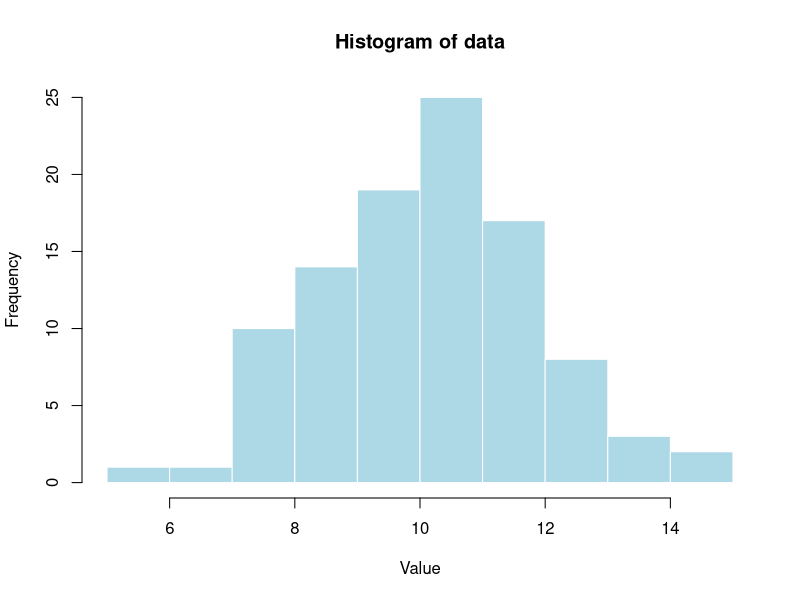
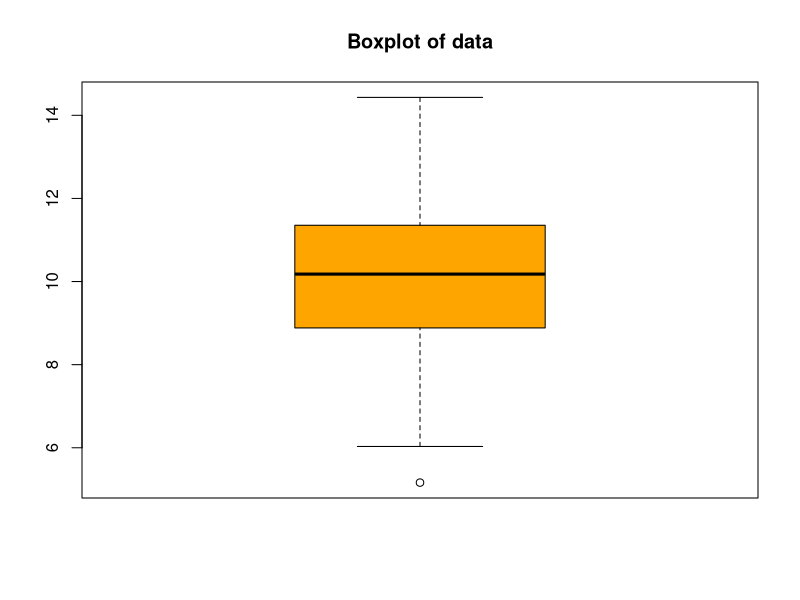
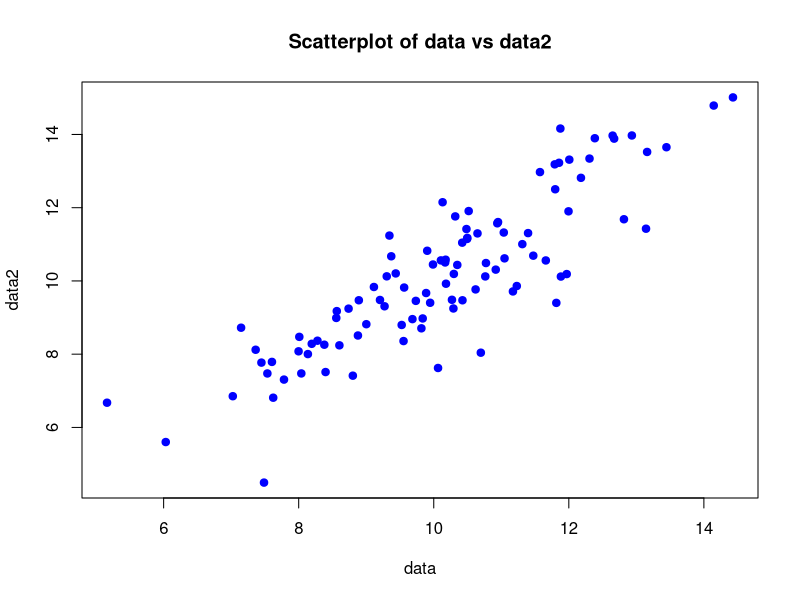
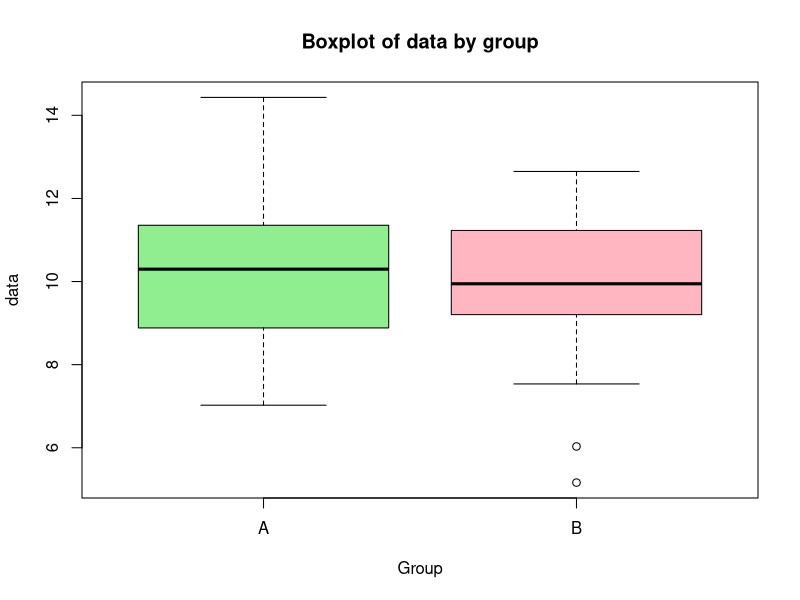
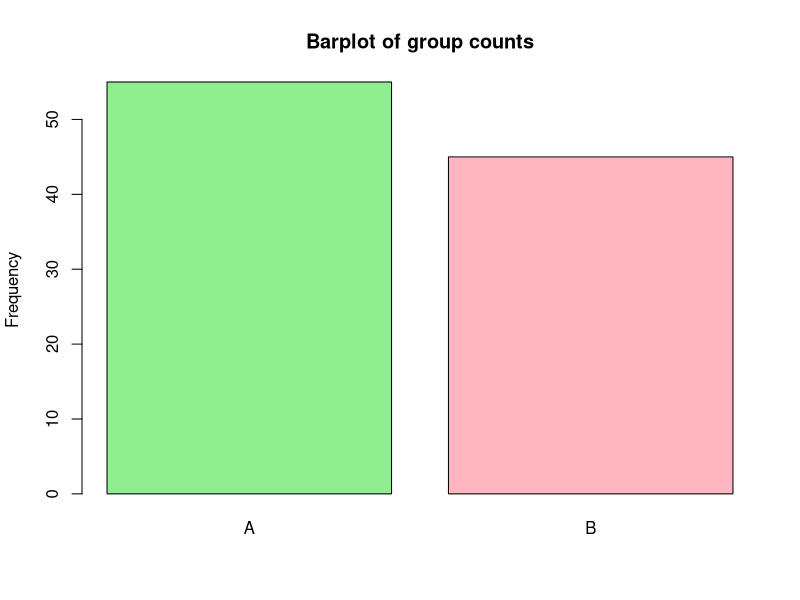
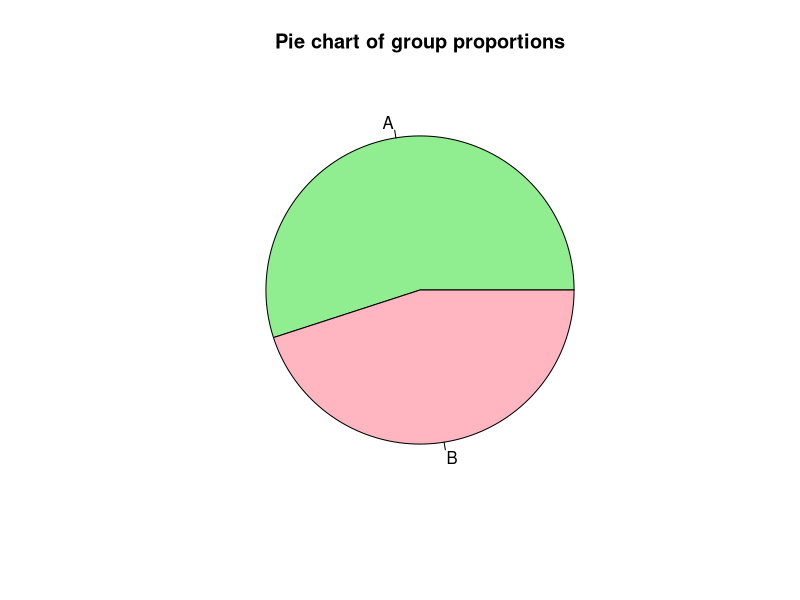
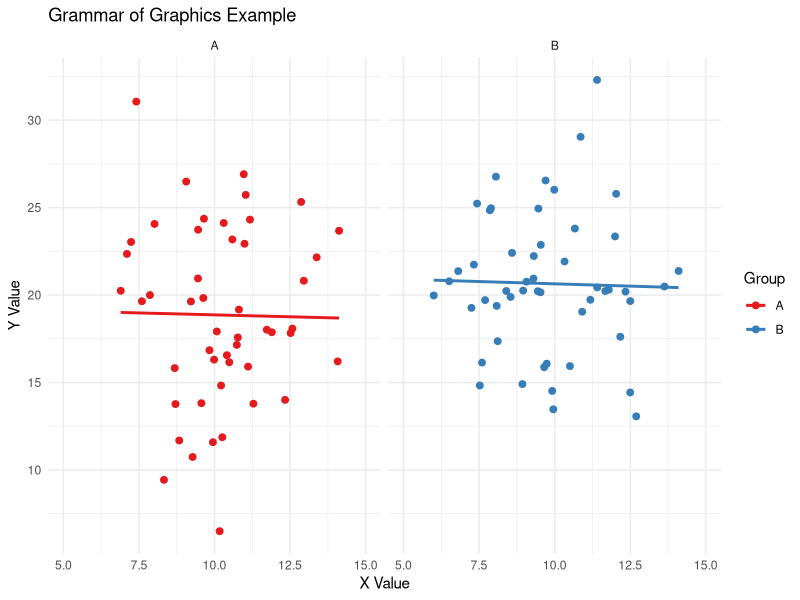
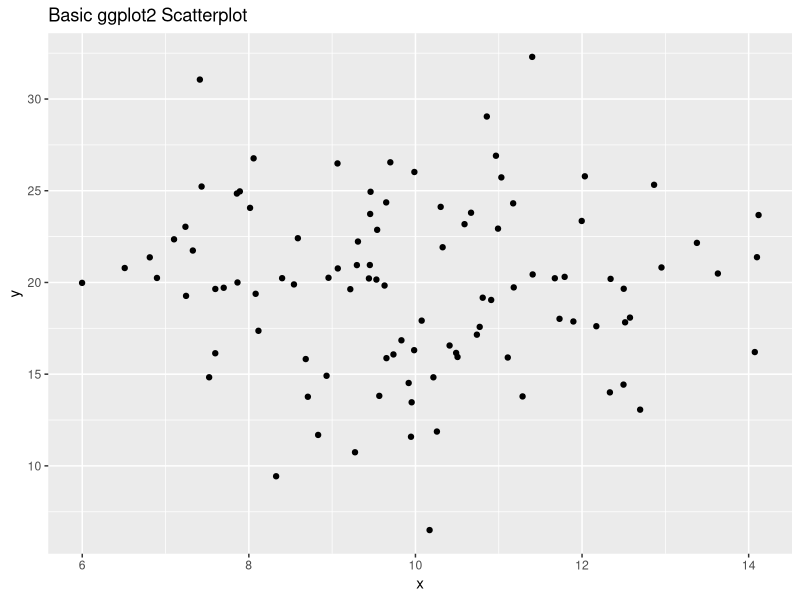

Write R code to recreate these figures, in order.
# Standard Base Plots in R
# ========================
#
# Questo script contiene tutti i comandi R estratti dal notebook
# "Standard_Base_Plots_in_R.ipynb" con commenti esplicativi.
# Gli esempi coprono i grafici base R più comuni per l'esplorazione dei dati
# e introduzioni a dplyr e ggplot2.

# ==============================================================================
# PARTE 1: GRAFICI BASE R
# ==============================================================================

# Generazione dei dati di esempio per i grafici base
# --------------------------------------------------
# Creiamo un vettore numerico con distribuzione normale
data <- rnorm(100, mean = 10, sd = 2)

# 1. ISTOGRAMMA
# -------------
# L'istogramma mostra la distribuzione di una variabile numerica
# dividendo i dati in intervalli (bins) e contando le osservazioni in ciascuno
hist(data, main = "Histogram of data", xlab = "Value", col = "lightblue", border = "white")

# 2. BOXPLOT
# ----------
# Il boxplot riassume la distribuzione mostrando mediana, quartili e outlier
boxplot(data, main = "Boxplot of data", col = "orange")

# 3. SCATTERPLOT
# --------------
# Il grafico a dispersione mostra la relazione tra due variabili numeriche
set.seed(42)
data2 <- data + rnorm(100) # Seconda variabile correlata alla prima

# Scatterplot con personalizzazione dei punti
plot(data, data2, main = "Scatterplot of data vs data2", xlab = "data", ylab = "data2", col = "blue", pch = 19)

# 4. BOXPLOT PER GRUPPI
# ---------------------
# Confronto della distribuzione di una variabile numerica tra diverse categorie
group <- sample(c("A", "B"), 100, replace = TRUE) # Variabile categorica

# Boxplot raggruppato per confrontare i gruppi
boxplot(data ~ group, main = "Boxplot of data by group", col = c("lightgreen", "lightpink"), xlab = "Group", ylab = "data")

# 5. BARPLOT
# ----------
# Il grafico a barre mostra la frequenza di ciascuna categoria
category_counts <- table(group) # Conta le frequenze per categoria
barplot(category_counts, main = "Barplot of group counts", col = c("lightgreen", "lightpink"), ylab = "Frequency")

# 6. GRAFICO A TORTA
# ------------------
# Il grafico a torta mostra le proporzioni delle categorie
pie(category_counts, main = "Pie chart of group proportions", col = c("lightgreen", "lightpink"))

# ==============================================================================
# PARTE 2: INTRODUZIONE A DPLYR
# ==============================================================================

# Installazione e caricamento di dplyr se necessario
if (!require(dplyr)) install.packages("dplyr")
library(dplyr)

# Creazione di un data frame di esempio per dplyr
df <- data.frame(
  x = rnorm(100, mean = 10, sd = 2),
  y = rnorm(100, mean = 20, sd = 5),
  group = sample(c("A", "B"), 100, replace = TRUE)
)

# WORKFLOW DPLYR CON PIPE OPERATOR
# --------------------------------
# dplyr utilizza il pipe operator %>% per concatenare operazioni
# Ogni funzione trasforma i dati e li passa alla successiva

df_summary <- df %>%
  filter(x > 10) %>% # Mantieni solo le righe dove x > 10
  mutate(z = x + y) %>% # Aggiungi una nuova colonna z (somma di x e y)
  group_by(group) %>% # Raggruppa per la variabile 'group'
  summarise( # Calcola statistiche riassuntive per gruppo
    mean_x = mean(x),
    mean_y = mean(y),
    mean_z = mean(z),
    n = n() # Conta il numero di osservazioni
  ) %>%
  arrange(desc(mean_z)) # Ordina per mean_z in modo decrescente

# Mostra il risultato
df_summary

# ==============================================================================
# PARTE 3: INTRODUZIONE A GGPLOT2
# ==============================================================================

# Installazione e caricamento di ggplot2 se necessario
if (!require(ggplot2)) install.packages("ggplot2")
library(ggplot2)

# ESEMPIO COMPLETO: ANATOMIA DI UN GRAFICO GGPLOT2
# -------------------------------------------------
# Questo esempio mostra tutti i componenti principali di ggplot2
ggplot(df, aes(x = x, y = y, color = group)) + # Data e aesthetics
  geom_point(size = 2) + # Geometria: punti
  stat_smooth(method = "lm", se = FALSE) + # Statistica: linea di regressione
  scale_color_brewer(palette = "Set1") + # Scala colori
  facet_wrap(~group) + # Facet: pannelli separati per gruppo
  coord_cartesian(xlim = c(5, 15)) + # Coordinate: limiti assi
  labs( # Labels: titoli e etichette
    title = "Grammar of Graphics Example",
    x = "X Value",
    y = "Y Value",
    color = "Group"
  ) +
  theme_minimal() # Tema: aspetto generale

# ESEMPI DI GRAFICI GGPLOT2
# -------------------------

# 1. Scatterplot base
ggplot(df, aes(x = x, y = y)) +
  geom_point() +
  labs(title = "Basic ggplot2 Scatterplot", x = "x", y = "y")

# 2. Scatterplot colorato per gruppo
ggplot(df, aes(x = x, y = y, color = group)) +
  geom_point(size = 2) +
  labs(title = "Scatterplot Colored by Group")

# 3. Istogramma con ggplot2
ggplot(df, aes(x = x)) +
  geom_histogram(bins = 20, fill = "skyblue", color = "white") +
  labs(title = "Histogram with ggplot2", x = "x")

# 4. Boxplot per gruppo
ggplot(df, aes(x = group, y = y, fill = group)) +
  geom_boxplot() +
  labs(title = "Boxplot by Group", x = "Group", y = "y")

# ESEMPI AVANZATI DI GGPLOT2
# --------------------------

# 5. Scatterplot personalizzato con linea di regressione
ggplot(df, aes(x = x, y = y, color = group)) +
  geom_point(size = 3, alpha = 0.7) +
  labs(title = "Customized Scatterplot", x = "x", y = "y", color = "Group") +
  theme_minimal()

# Aggiunta di linea di regressione
ggplot(df, aes(x = x, y = y)) +
  geom_point() +
  geom_smooth(method = "lm", se = TRUE, color = "red") +
  labs(title = "Scatterplot with Regression Line")

# 6. Grafici con facet (pannelli multipli)
ggplot(df, aes(x = x, y = y)) +
  geom_point(color = "steelblue") +
  facet_wrap(~group) +
  labs(title = "Faceted Scatterplots by Group")

# 7. Barplot con ggplot2
ggplot(df, aes(x = group, fill = group)) +
  geom_bar() +
  labs(title = "Barplot of Group Counts", x = "Group", y = "Count")

# Barplot raggruppato con una seconda variabile categorica
df$cat <- sample(c("X", "Y"), 100, replace = TRUE)

ggplot(df, aes(x = group, fill = cat)) +
  geom_bar(position = "dodge") +
  labs(title = "Grouped Barplot", fill = "Category")

# 8. Grafico di densità
ggplot(df, aes(x = x, fill = group)) +
  geom_density(alpha = 0.5) +
  labs(title = "Density Plot by Group", x = "x")

# 9. Boxplot con punti sovrapposti (jittered)
ggplot(df, aes(x = group, y = y, fill = group)) +
  geom_boxplot(outlier.shape = NA) + # Boxplot senza outlier
  geom_jitter(width = 0.2, alpha = 0.5, color = "black") + # Punti sparsi
  labs(title = "Boxplot with Jittered Points", x = "Group", y = "y")

# SALVATAGGIO DEI GRAFICI
# -----------------------

# Salva l'ultimo grafico come file PNG
ggsave("boxplot_jittered.png", width = 6, height = 4)

# Salva un grafico specifico assegnandolo a una variabile
p <- ggplot(df, aes(x = x, y = y)) +
  geom_point()
ggsave("scatterplot.png", plot = p, width = 5, height = 4)

# ==============================================================================
# FINE DELLO SCRIPT
# ==============================================================================
#
# Questo script fornisce una panoramica completa dei grafici base R e
# un'introduzione a dplyr e ggplot2. Ogni sezione è commentata per
# facilitare l'apprendimento e la comprensione dei concetti.
#
# Per ulteriori informazioni:
# - Documentazione R base: help(plot), help(hist), etc.
# - dplyr: https://dplyr.tidyverse.org/
# - ggplot2: https://ggplot2.tidyverse.org/
